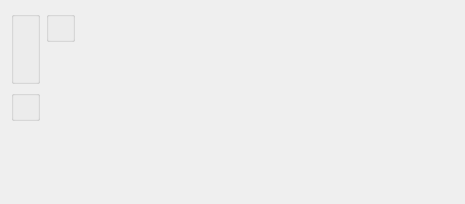
<?xml version="1.0" encoding="UTF-8"?>
<ui version="4.0">
 <comment>This file is part of the xTuple ERP: PostBooks Edition, a free and
open source Enterprise Resource Planning software suite,
Copyright (c) 1999-2010 by OpenMFG LLC, d/b/a xTuple.
It is licensed to you under the Common Public Attribution License
version 1.0, the full text of which (including xTuple-specific Exhibits)
is available at www.xtuple.com/CPAL.  By using this software, you agree
to be bound by its terms.</comment>
 <class>dspBookingsByProductCategory</class>
 <widget class="QWidget" name="dspBookingsByProductCategory">
  <property name="geometry">
   <rect>
    <x>0</x>
    <y>0</y>
    <width>465</width>
    <height>204</height>
   </rect>
  </property>
  <property name="windowTitle">
   <string>Bookings by Product Category</string>
  </property>
  <layout class="QVBoxLayout" name="verticalLayout_2">
   <item>
    <layout class="QHBoxLayout" name="horizontalLayout">
     <item>
      <widget class="ParameterGroup" name="_productCategory">
       <property name="title">
        <string/>
       </property>
       <property name="fixedSize">
        <bool>false</bool>
       </property>
      </widget>
     </item>
     <item>
      <layout class="QVBoxLayout" name="verticalLayout">
       <property name="spacing">
        <number>0</number>
       </property>
       <item>
        <widget class="QGroupBox" name="_dateGroup">
         <property name="title">
          <string/>
         </property>
         <layout class="QGridLayout" name="gridLayout">
          <item row="0" column="0">
           <widget class="DateCluster" name="_dates"/>
          </item>
         </layout>
        </widget>
       </item>
       <item>
        <spacer name="verticalSpacer_2">
         <property name="orientation">
          <enum>Qt::Vertical</enum>
         </property>
         <property name="sizeHint" stdset="0">
          <size>
           <width>20</width>
           <height>0</height>
          </size>
         </property>
        </spacer>
       </item>
      </layout>
     </item>
     <item>
      <spacer name="horizontalSpacer">
       <property name="orientation">
        <enum>Qt::Horizontal</enum>
       </property>
       <property name="sizeHint" stdset="0">
        <size>
         <width>0</width>
         <height>20</height>
        </size>
       </property>
      </spacer>
     </item>
    </layout>
   </item>
   <item>
    <layout class="QHBoxLayout" name="horizontalLayout_2">
     <item>
      <widget class="WarehouseGroup" name="_warehouse">
       <property name="title">
        <string/>
       </property>
       <property name="fixedSize">
        <bool>false</bool>
       </property>
      </widget>
     </item>
     <item>
      <spacer name="horizontalSpacer_2">
       <property name="orientation">
        <enum>Qt::Horizontal</enum>
       </property>
       <property name="sizeHint" stdset="0">
        <size>
         <width>0</width>
         <height>20</height>
        </size>
       </property>
      </spacer>
     </item>
    </layout>
   </item>
   <item>
    <spacer name="verticalSpacer">
     <property name="orientation">
      <enum>Qt::Vertical</enum>
     </property>
     <property name="sizeHint" stdset="0">
      <size>
       <width>20</width>
       <height>27</height>
      </size>
     </property>
    </spacer>
   </item>
  </layout>
 </widget>
 <layoutdefault spacing="6" margin="11"/>
 <pixmapfunction>qPixmapFromMimeSource</pixmapfunction>
 <customwidgets>
  <customwidget>
   <class>DateCluster</class>
   <extends>QWidget</extends>
   <header>datecluster.h</header>
  </customwidget>
  <customwidget>
   <class>ParameterGroup</class>
   <extends>QGroupBox</extends>
   <header>parametergroup.h</header>
  </customwidget>
  <customwidget>
   <class>WarehouseGroup</class>
   <extends>QGroupBox</extends>
   <header>warehousegroup.h</header>
  </customwidget>
 </customwidgets>
 <tabstops>
  <tabstop>_productCategory</tabstop>
  <tabstop>_warehouse</tabstop>
  <tabstop>_dates</tabstop>
 </tabstops>
 <resources/>
 <connections/>
</ui>
